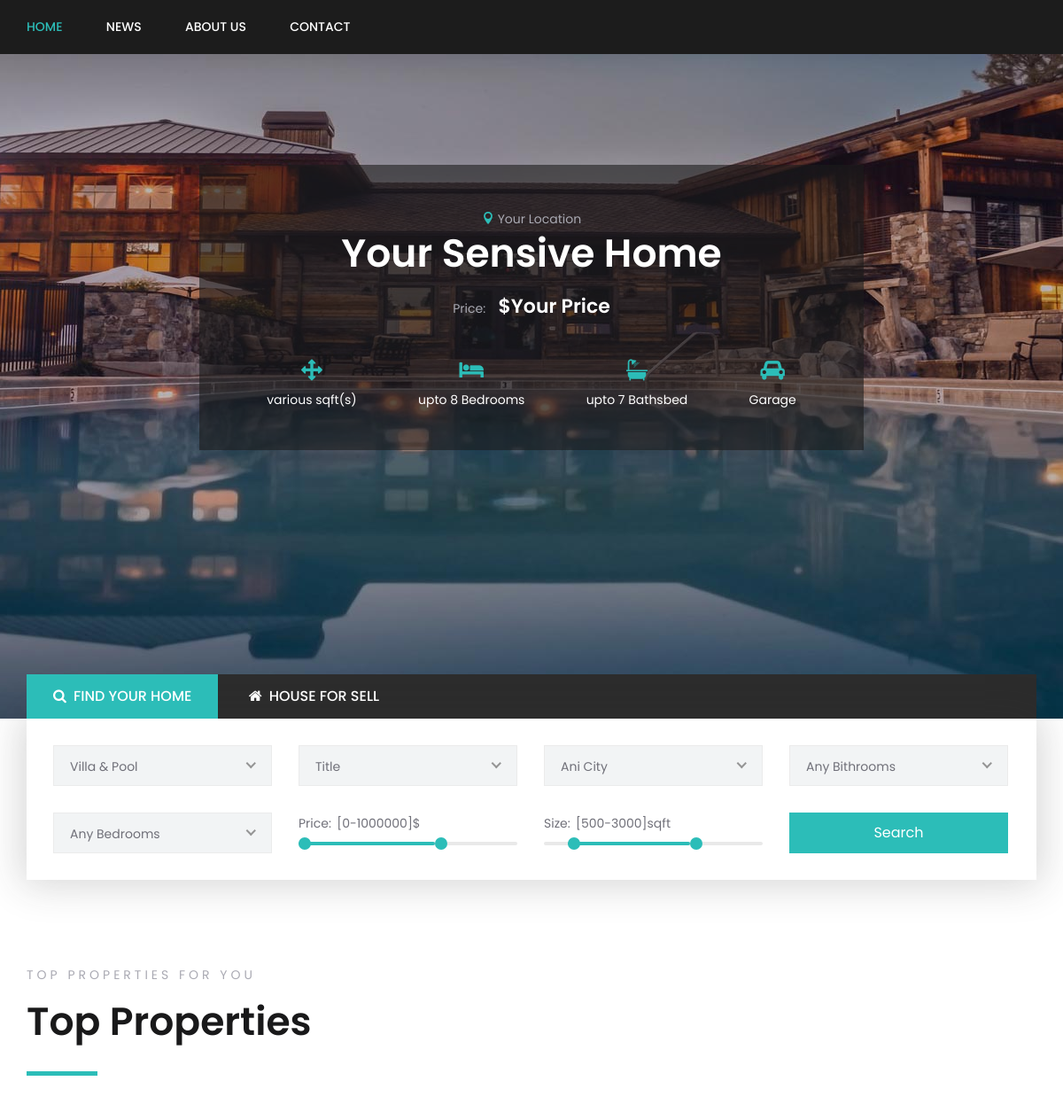
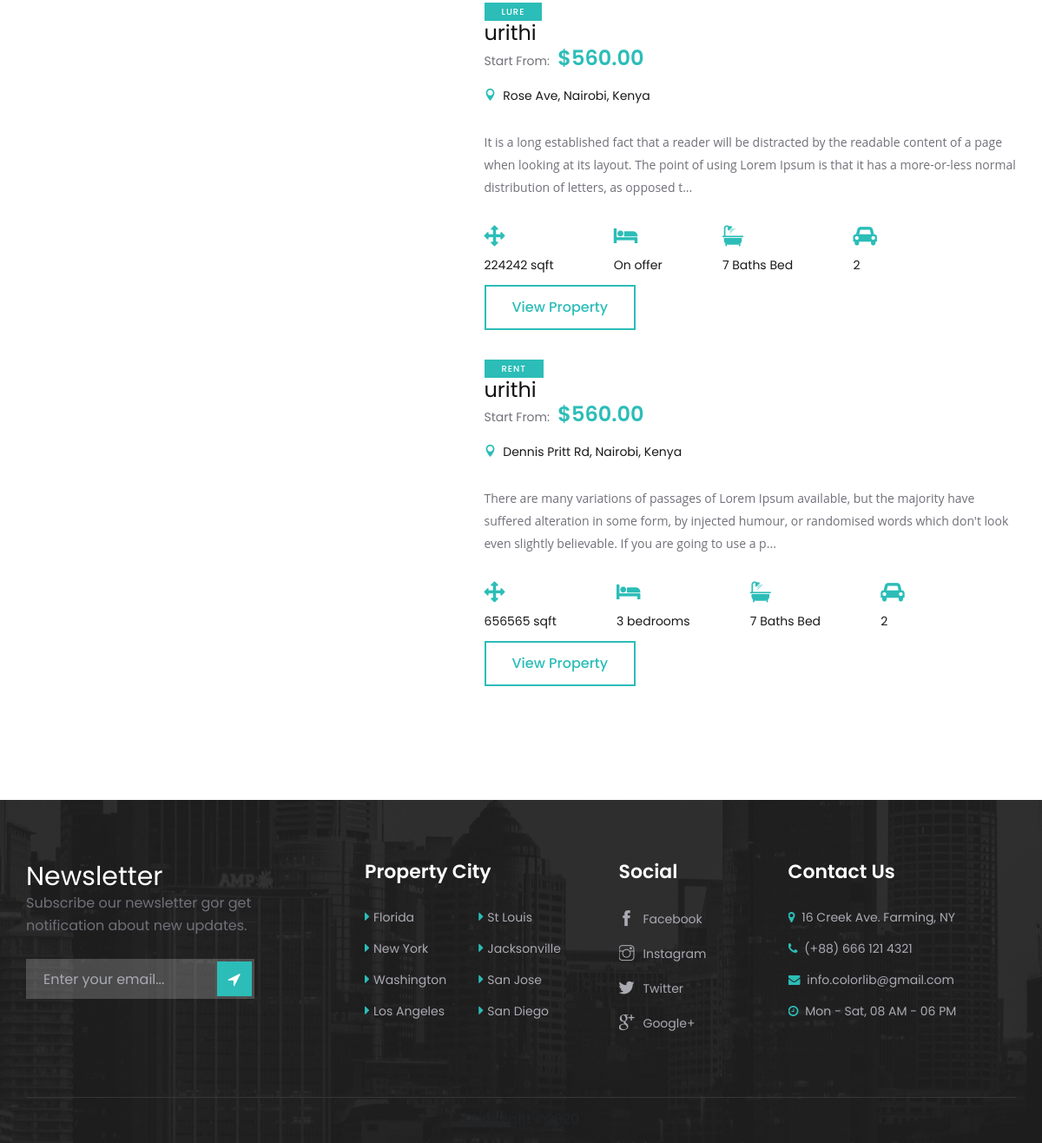
The page / on the database its author committed (2 pictures, top to bottom).
### tables this page shows
CREATE TABLE `properties` (
  `id` int(11) NOT NULL,
  `title` text NOT NULL,
  `category` text NOT NULL,
  `location` varchar(100) NOT NULL,
  `longitude` decimal(8,6) NOT NULL,
  `latitude` decimal(8,6) NOT NULL,
  `sale_type` text NOT NULL,
  `bedrooms` varchar(50) NOT NULL,
  `price` varchar(50) NOT NULL,
  `area` int(45) NOT NULL,
  `garage` varchar(343) NOT NULL,
  `description` longtext NOT NULL,
  `image` text NOT NULL,
  `added_on` timestamp NOT NULL DEFAULT CURRENT_TIMESTAMP ON UPDATE CURRENT_TIMESTAMP
);

### index.php (the view, shortened to what this page needs)
<?php
include('connect.php');
$properties = mysqli_query($dbconnect,"select * from properties" );
?>
<!DOCTYPE html>
<html lang="zxx">
<head>
    <link rel="stylesheet" href="css/bootstrap.min.css" type="text/css">
    <link rel="stylesheet" href="css/font-awesome.min.css" type="text/css">
    <link rel="stylesheet" href="css/elegant-icons.css" type="text/css">
    <link rel="stylesheet" href="css/themify-icons.css" type="text/css">
    <link rel="stylesheet" href="css/nice-select.css" type="text/css">
    <link rel="stylesheet" href="css/jquery-ui.min.css" type="text/css">
    <link rel="stylesheet" href="css/magnific-popup.css" type="text/css">
    <link rel="stylesheet" href="css/slicknav.min.css" type="text/css">
    <link rel="stylesheet" href="css/style.css" type="text/css">
</head>
<body>
    <header class="header-section">
        <div class="top-nav">
            <div class="container">
                <div class="row">
                    <div class="col-lg-12">
                        <nav class="main-menu">
                            <ul>
                                <li class="active"><a href="./index.php">Home</a></li>
                                <li><a href="./blog.php">News</a></li>
                                <li><a href="./aboutus.php">About Us</a></li>
                                <li><a href="./contact.php">Contact</a></li>
                            </ul>
                        </nav>
                    </div>
                </div>
            </div>
    </header>
    <section class="hero-section">
        <div class="hero-items">
            <div class="single-hero-item set-bg" data-setbg="img/hero/hero-3.jpg">
                <div class="container">
                    <div class="row">
                        <div class="col-lg-8 offset-lg-2">
                            <div class="hero-text">
                                <p class="room-location"><i class="icon_pin"></i> Your Location</p>
                                <h2>Your Sensive Home</h2>
                                <div class="room-price">
                                    <span>Price:</span>
                                    <p>$Your Price</p>
                                </div>
                                <ul class="room-features">
                                    <li>
                                        <i class="fa fa-arrows"></i>
                                        <p>various sqft(s)</p>
                                    </li>
                                    <li>
                                        <i class="fa fa-bed"></i>
                                        <p>upto 8 Bedrooms</p>
                                    </li>
                                    <li>
                                        <i class="fa fa-bath"></i>
                                        <p>upto 7 Bathsbed</p>
                                    </li>
                                    <li>
                                        <i class="fa fa-car"></i>
                                        <p> Garage</p>
                                    </li>
                                </ul>
                            </div>
                        </div>
                    </div>
                </div>
            </div>
        </div>
    </section>
    <div class="search-form">
        <div class="container">
            <div class="row">
                <div class="col-lg-12">
                    <div class="search-form-text">
                        <div class="search-text">
                            <i class="fa fa-search"></i>
                            Find Your Home
                        </div>
                        <div class="home-text">
                            <i class="fa fa-home"></i>
                            House For Sell
                        </div>
                    </div>
                    <form action="#" class="filter-form">
                        <div class="second-row">
                            <div class="price-range-wrap">
                                <div class="price-text">
                                    <label for="priceRange">Price:</label>
                                    <input type="text" id="priceRange" readonly>
                                </div>
                                <div id="price-range" class="slider"></div>
                            </div>
                            <div class="room-size-range">
                                <div class="price-text">
                                    <label for="roomsizeRange">Size:</label>
                                    <input type="text" id="roomsizeRange" readonly>
                                </div>
                                <div id="roomsize-range" class="slider"></div>
                            </div>
                            <button type="button" class="search-btn">Search</button>
                        </div>
                    </form>
                </div>
            </div>
        </div>
    </div>
    <div class="top-properties-section spad">
        <div class="container">
            <div class="row">
                <div class="col-lg-12">
                    <div class="properties-title">
                        <div class="section-title">
                            <span>Top Properties For You</span>
                            <h2>Top Properties</h2>
                        </div>
                    </div>
                </div>
            </div>
        </div>
        <div class="container">
            <div class="top-properties-carousel owl-carousel">
                <div class="single-top-properties">
                <?php while ($property=mysqli_fetch_assoc($properties)) { ?>
                    <div class="row">
                        <div class="col-lg-5">
                            <div class="stp-pic">
                            </div>
                        </div>
                        <div class="col-lg-7">
                            <div class="stp-text">
                                <div class="s-text"><?php echo $property['sale_type'] ?></div>
                                <h4><?php echo $property['title'] ?></h4>
                                <div class="room-price">
                                    <span>Start From:</span>
                                    <h4><?php echo $property['price'] ?></h4>
                                </div>
                                <div class="properties-location"><i class="icon_pin"></i> </i> <?php echo $property['location'] ?></div>
                                <p><?php echo substr($property['description'],0,340)."..."; ?></p>
                                <ul class="room-features">
                                    <li>
                                        <i class="fa fa-arrows"></i>
                                        <p><?php echo $property['area'] ?> sqft</p>
                                    </li>
                                    <li>
                                        <i class="fa fa-bed"></i>
                                        <p><?php echo $property['bedrooms'] ?></p>
                                    </li>
                                    <li>
                                        <i class="fa fa-bath"></i>
                                        <p>7 Baths Bed</p>
                                    </li>
                                    <li>
                                        <i class="fa fa-car"></i>
                                        <p><?php echo $property['garage'] ?></p>
                                    </li>
                                    <li>
                                        <a href="property-single.php?id=<?php echo $property['id'] ?>" class="top-property-all">View  Property</a>
                                    </li>
                                </ul>
                            </div>
                        </div>
                    </div>
                    <br>
                <?php } ?>
                </div>
            </div>
        </div>
    </div>
    <?php include("footer.php") ?>
</body>
</html>

### index.php (style rules this page uses)
a:link, a:visited { text-decoration: none; }

### rows shown on the page
properties: sale_type "LURE", title "urithi", price "$560.00", location "Rose Ave, Nairobi, Kenya", description "It is a long established fact that a reader will be distracted by the readable content of a page when looking at its layout. The point of using Lorem Ipsum is that it has a more-or-less normal distribution of letters, as opposed t", area "224242", bedrooms "On offer", garage "2"
properties: sale_type "RENT", title "urithi", price "$560.00", location "Dennis Pritt Rd, Nairobi, Kenya", description "There are many variations of passages of Lorem Ipsum available, but the majority have suffered alteration in some form, by injected humour, or randomised words which don't look even slightly believable. If you are going to use a p", area "656565", bedrooms "3 bedrooms", garage "2"
